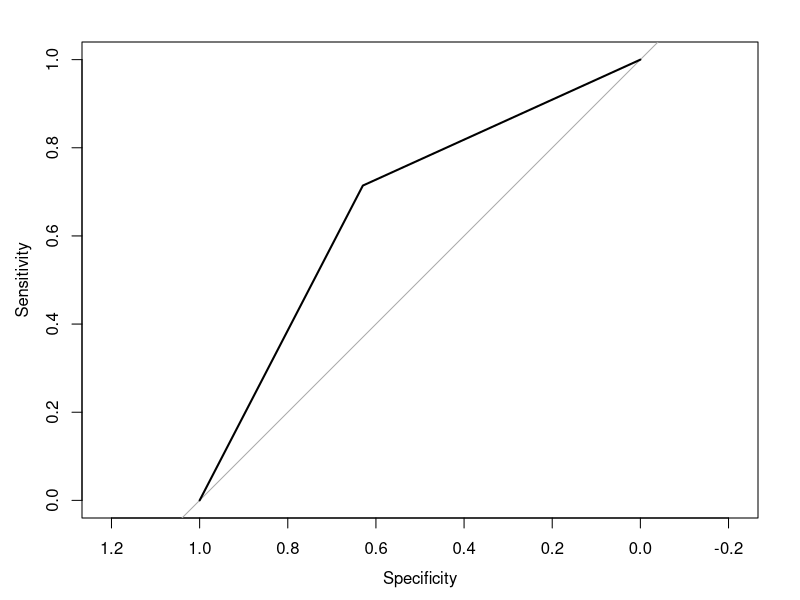
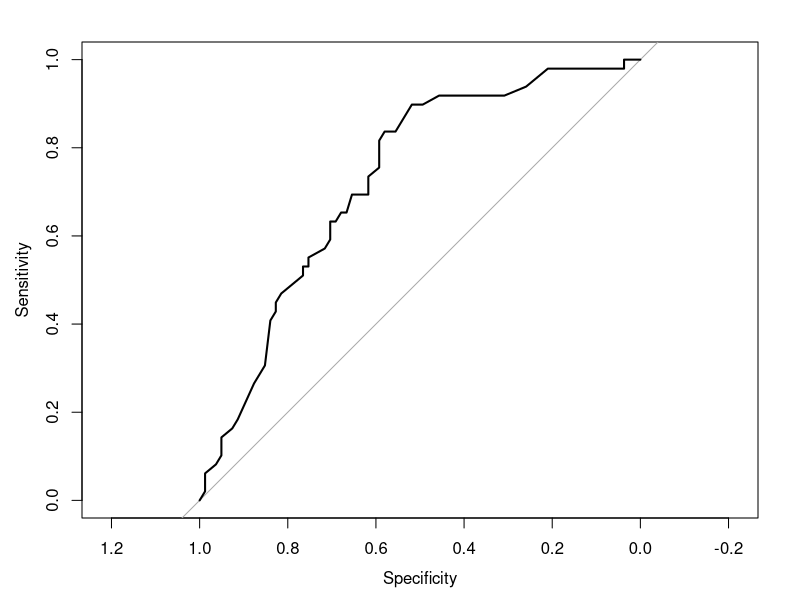

Generate these figures, in order, with R:
#setwd("~/Desktop/cs_spring18/cs555/R_wd")
raw_data<-read.csv("datasets/cs555_a6.csv", header = TRUE)
#create temp_level variable
temp_level<-ifelse(raw_data$temp >= 98.6, 1, 0)
#group data
male_temp<-raw_data[raw_data$sex == '1',]
female_temp<-raw_data[raw_data$sex == '2',]
male_temp_level <- ifelse(male_temp$temp >= 98.6,1,0)
female_temp_level <- ifelse(female_temp$temp >= 98.6,1,0)

male_sample_size <- length(male_temp_level)
male_high_temp_size<- sum(male_temp_level)
male_high_temp_proportion<- male_high_temp_size/ male_sample_size

female_sample_size <- length(female_temp_level)
female_high_temp_size<- sum(female_temp_level)
female_high_temp_proportion<- female_high_temp_size/ female_sample_size
#risk difference
rd<-male_high_temp_proportion-female_high_temp_proportion
#logistic regression
m<-glm(temp_level ~ raw_data$sex, family=binomial)
summary(m)
exp(cbind(OR = coef(m), confint.default(m)))
#c-statistic
#install.packages('pROC')
library(pROC) 
m_prob <- predict(m, type=c("response"))
m_g<-roc(temp_level~m_prob)
plot(m_g)
m_c_statistic<-auc(m_g)

#multiple logistic regression
m2<-glm(temp_level ~raw_data$sex+raw_data$Heart.rate,family = binomial)
summary(m2)
exp(m2$coefficients[3]*10)
#c-statistic for m2
m2_prob <- predict(m2, type=c("response"))
m2_g<-roc(temp_level~m2_prob)
m2_c_statistic<-auc(m2_g)
plot(m2_g)
